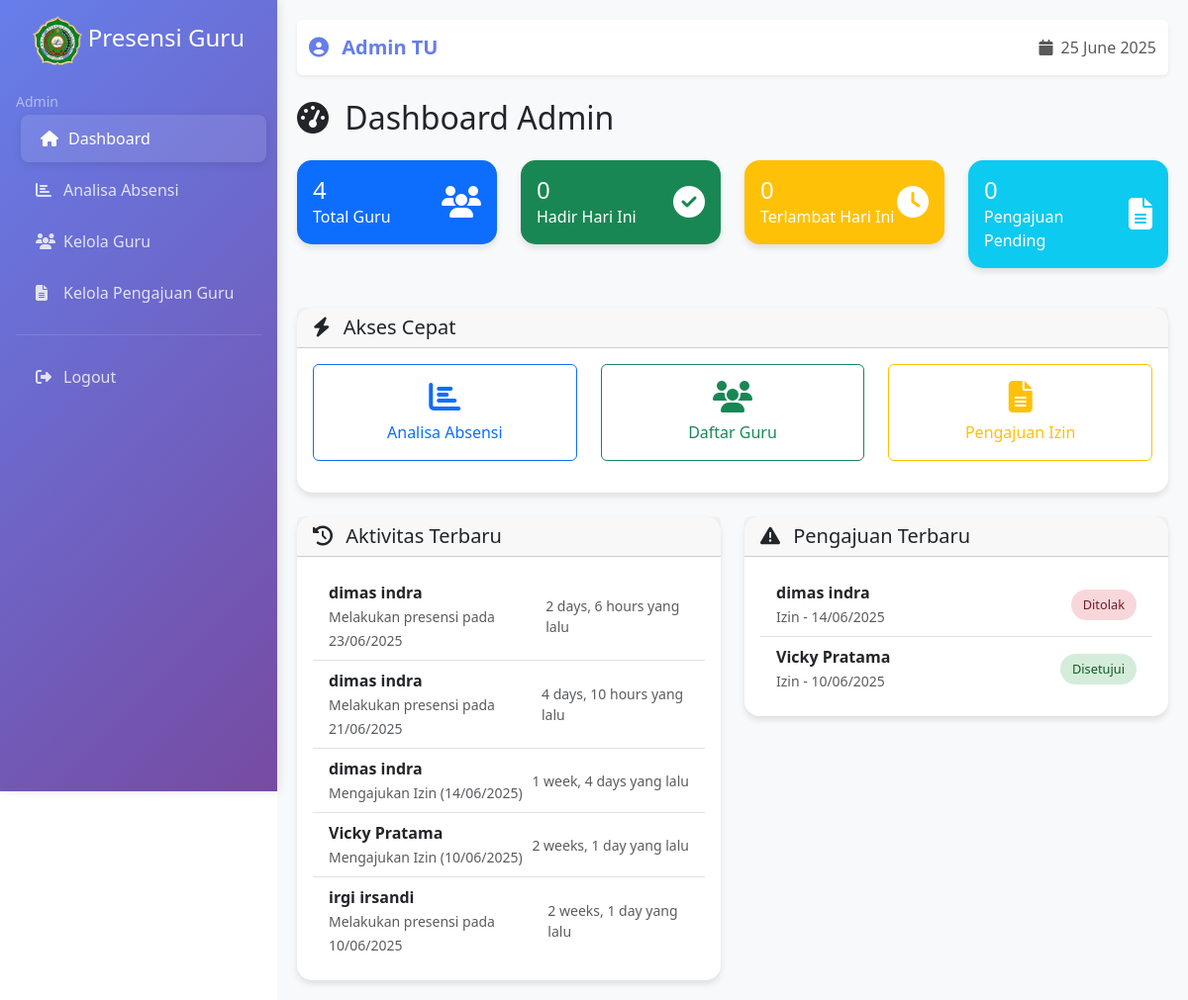
The app's page / (signed in), older data.
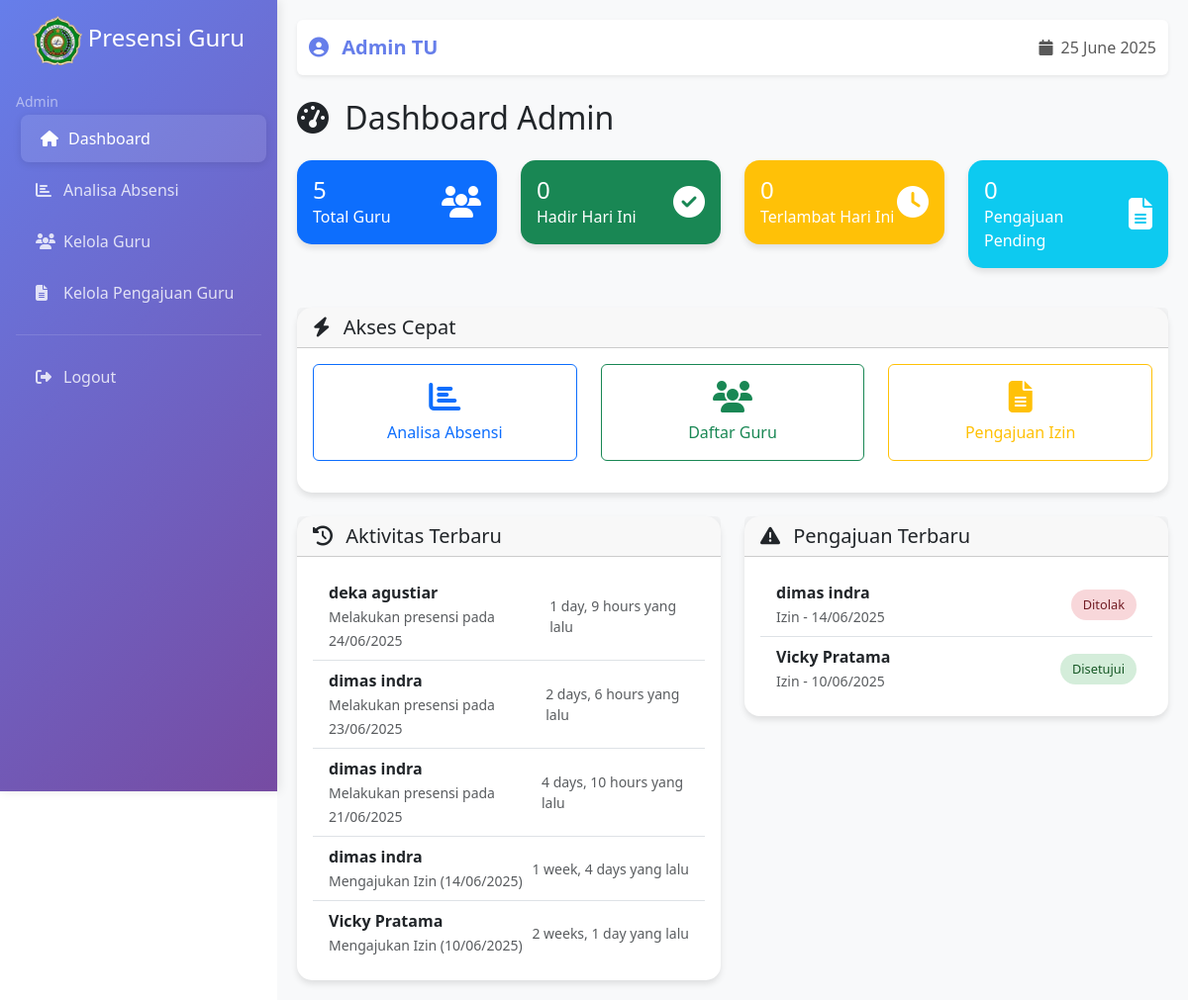
The same page, newer data.
### presensi/models.py (models this page shows, shortened)
class AbstractUser(models.Model):
    ROLE_CHOICES = [
        ('admin', 'Admin'),
        ('guru', 'Guru'),
    ]
    user = models.OneToOneField(User, on_delete=models.CASCADE, related_name='abstract_user')
    first_name = models.CharField(max_length=100)
    last_name = models.CharField(max_length=100)
    role = models.CharField(max_length=20, choices=ROLE_CHOICES, default='guru')
    nip = models.CharField(max_length=20, unique=True, null=True, blank=True)
    phone = models.CharField(max_length=15, null=True, blank=True)
    @property
    def full_name(self):
        return f"{self.first_name} {self.last_name}"

class PengajuanIzin(models.Model):
    JENIS_IZIN_CHOICES = [
        ('izin', 'Izin'),
        ('sakit', 'Sakit'),
        ('cuti', 'Cuti'),
    ]
    STATUS_CHOICES = [
        ('pending', 'Pending'),
        ('disetujui', 'Disetujui'),
        ('ditolak', 'Ditolak'),
    ]
    user = models.ForeignKey(AbstractUser, on_delete=models.CASCADE, related_name='pengajuan_izin')
    jenis_izin = models.CharField(max_length=20, choices=JENIS_IZIN_CHOICES, default='izin')
    tanggal_mulai = models.DateField()
    tanggal_selesai = models.DateField()
    keterangan = models.TextField()
    status = models.CharField(max_length=20, choices=STATUS_CHOICES, default='pending')
    alasan_penolakan = models.TextField(blank=True, null=True)
    tanggal_pengajuan = models.DateTimeField(auto_now_add=True, null=True, blank=True)
    tanggal_approval = models.DateTimeField(null=True, blank=True)
    approved_by = models.ForeignKey(AbstractUser, on_delete=models.SET_NULL, null=True, blank=True, related_name='approved_pengajuan')
    class Meta:
        ordering = ['-tanggal_pengajuan']

### presensi/views.py (the view, shortened to what this page needs)
# urls.py: 2. Add a URL to urlpatterns:  path('', views.home, name='home')
@login_required
def home(request):
    if request.user.is_authenticated:
        if request.user.abstract_user.role == 'admin':
            today = timezone.localtime(timezone.now()).date()
            total_guru = AbstractUser.objects.filter(role='guru').count()
            hadir_hari_ini = Presensi.objects.filter(
                tanggal=today,
                status__in=['hadir', 'terlambat']
            ).count()
            terlambat_hari_ini = Presensi.objects.filter(
                tanggal=today,
                status='terlambat'
            ).count()
            pending_pengajuan = PengajuanIzin.objects.filter(status='pending').count()
            recent_presensi = Presensi.objects.select_related('user').order_by('-tanggal', '-jam_masuk')[:5]
            recent_pengajuan = PengajuanIzin.objects.select_related('user').order_by('-tanggal_pengajuan')[:5]
            recent_activities = []
            for presensi in recent_presensi:
                recent_activities.append({
                    'user': presensi.user,
                    'action': f"Melakukan presensi pada {presensi.tanggal.strftime('%d/%m/%Y')}",
                    'timestamp': timezone.make_aware(timezone.datetime.combine(presensi.tanggal, presensi.jam_masuk))
                })
            for pengajuan in recent_pengajuan:
                recent_activities.append({
                    'user': pengajuan.user,
                    'action': f"Mengajukan {pengajuan.jenis_izin.title()} ({pengajuan.tanggal_mulai.strftime('%d/%m/%Y')})",
                    'timestamp': pengajuan.tanggal_pengajuan
                })
            recent_activities = sorted(recent_activities, key=lambda x: x['timestamp'], reverse=True)[:5]
            context = {
                'total_guru': total_guru,
                'hadir_hari_ini': hadir_hari_ini,
                'terlambat_hari_ini': terlambat_hari_ini,
                'pending_pengajuan': pending_pengajuan,
                'recent_activities': recent_activities,
                'recent_pengajuan': recent_pengajuan,
                'today': today,
            }
            return render(request, 'templates/home/admin/index.html', context)
    else:
        return redirect('login')

### presensi/context_processors.py (called while the page is built)
def global_context(request):
    return {
        'today': timezone.now().date(),
    }

### web/templates/home/admin/index.html (shortened to what the changed rows need)
{% extends 'base.html' %}
{% block content %}
<div class="row">
    <div class="col-12">
        <h2 class="mb-4">
            <i class="fas fa-tachometer-alt me-2"></i>
            Dashboard Admin
        </h2>
    </div>
</div>
<div class="row mb-4">
    <div class="col-md-3 mb-3">
        <div class="card bg-primary text-white">
            <div class="card-body">
                <div class="d-flex justify-content-between">
                    <div>
                        <h4 class="mb-0">{{ total_guru }}</h4>
                        <p class="mb-0">Total Guru</p>
                    </div>
                </div>
            </div>
        </div>
    </div>
</div>
<div class="row">
    <div class="col-md-6">
        <div class="card">
            <div class="card-body">
                {% if recent_activities %}
                    <div class="list-group list-group-flush">
                        {% for activity in recent_activities %}
                        <div class="list-group-item d-flex justify-content-between align-items-center">
                            <div>
                                <strong>{{ activity.user.full_name }}</strong>
                                <br>
                                <small class="text-muted">{{ activity.action }}</small>
                            </div>
                            <small class="text-muted">{{ activity.timestamp|timesince }} yang lalu</small>
                        </div>
                        {% endfor %}
                    </div>
                {% else %}
                    <p class="text-muted text-center">Belum ada aktivitas</p>
                {% endif %}
            </div>
        </div>
    </div>
    <div class="col-md-6">
        <div class="card">
            <div class="card-body">
                {% if recent_pengajuan %}
                    <div class="list-group list-group-flush">
                        {% for pengajuan in recent_pengajuan %}
                        <div class="list-group-item d-flex justify-content-between align-items-center">
                            <div>
                                <strong>{{ pengajuan.user.full_name }}</strong>
                                <br>
                                <small class="text-muted">{{ pengajuan.jenis_izin|title }} - {{ pengajuan.tanggal_mulai|date:"d/m/Y" }}</small>
                            </div>
                            <span class="status-badge status-{{ pengajuan.status }}">
                                {{ pengajuan.status|title }}
                            </span>
                        </div>
                        {% endfor %}
                    </div>
                {% else %}
                    <p class="text-muted text-center">Belum ada pengajuan</p>
                {% endif %}
            </div>
        </div>
    </div>
</div>
{% endblock %}

Row changes from the older to the newer data that the page shows:
no longer on this page (row unchanged): AbstractUser: user.full_name "irgi irsandi", action "Melakukan presensi pada 10/06/2025", timestamp "2 weeks, 1 day"
added AbstractUser: user.full_name "deka agustiar", action "Melakukan presensi pada 24/06/2025", timestamp "1 day, 9 hours"
Text that changed along with them:
{{ total_guru }}: "4" → "5"
